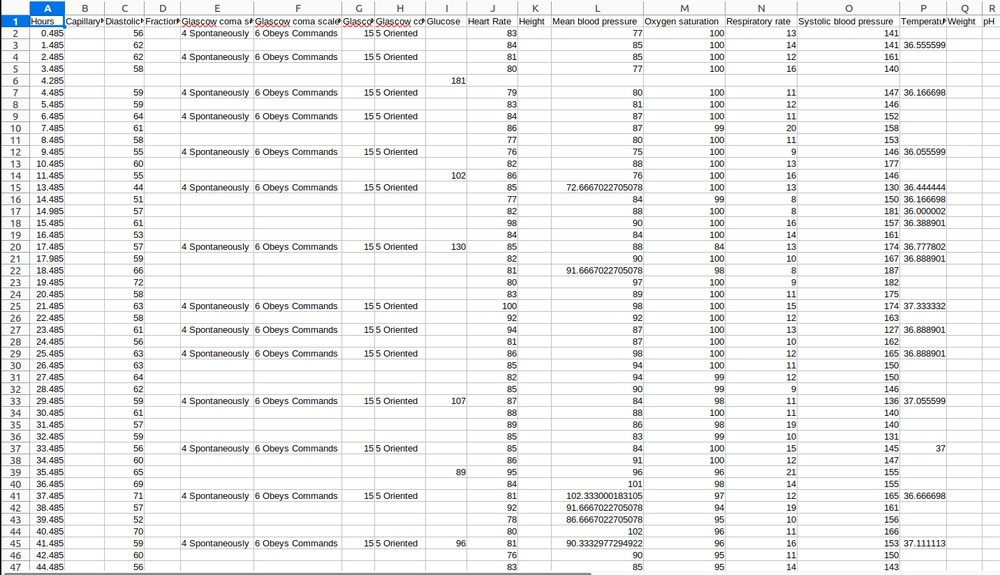
#> input picture backend/mj_stats.jpg, 1000 x 575 px, shrunk from 1432 x 824 before the run
$ python multi_column_OCR.py --image mj_stats.jpg --output results.csv   (older library calls are emulated)
#> lines starting #> are read from the running program, lines starting #| are printed output that depends on the picture; after the words box and inside, x2 and y2 are one past the last pixel; in counts of white or black regions, pixels touching at a corner belong together
#python multi_column_OCR.py --image mj_stats.jpg --output results.csv
# import the necessary packages
from sklearn.cluster import AgglomerativeClustering
from pytesseract import Output
from tabulate import tabulate
import pandas as pd
import numpy as np
import pytesseract
import argparse
import imutils
import cv2

# construct the argument parser and parse the arguments
ap = argparse.ArgumentParser()
ap.add_argument("-i", "--image", required=True,
	help="path to input image to be OCR'd")
ap.add_argument("-o", "--output", default='result.csv',
	help="path to output CSV file")
ap.add_argument("-c", "--min-conf", type=int, default=0,
	help="minimum confidence value to filter weak text detection")
ap.add_argument("-d", "--dist-thresh", type=float, default=25.0,
	help="distance threshold cutoff for clustering")
ap.add_argument("-s", "--min-size", type=int, default=2,
	help="minimum cluster size (i.e., # of entries in column)")
args = vars(ap.parse_args())

# set a seed for our random number generator
np.random.seed(42)
# load the input image and convert it to grayscale
image = cv2.imread(args["image"])
#> image is the input picture: shape (575, 1000, 3); mean B, G, R 239.6, 239.6, 239.4
gray = cv2.cvtColor(image, cv2.COLOR_BGR2GRAY)

# initialize a rectangular kernel that is ~5x wider than it is tall,
# then smooth the image using a 3x3 Gaussian blur and then apply a
# blackhat morphological operator to find dark regions on a light
# background
kernel = cv2.getStructuringElement(cv2.MORPH_RECT, (51, 11))
gray = cv2.GaussianBlur(gray, (3, 3), 0)
blackhat = cv2.morphologyEx(gray, cv2.MORPH_BLACKHAT, kernel)
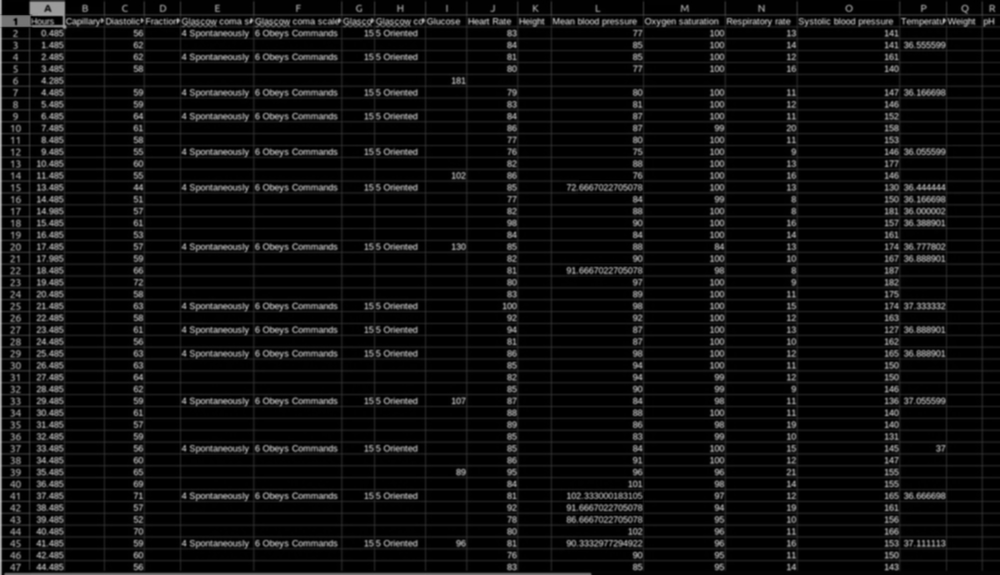
#> blackhat: shape (575, 1000); min 0, max 181, mean 14.7
# compute the Scharr gradient of the blackhat image and scale the
# result into the range [0, 255]
grad = cv2.Sobel(blackhat, ddepth=cv2.CV_32F, dx=1, dy=0, ksize=-1)
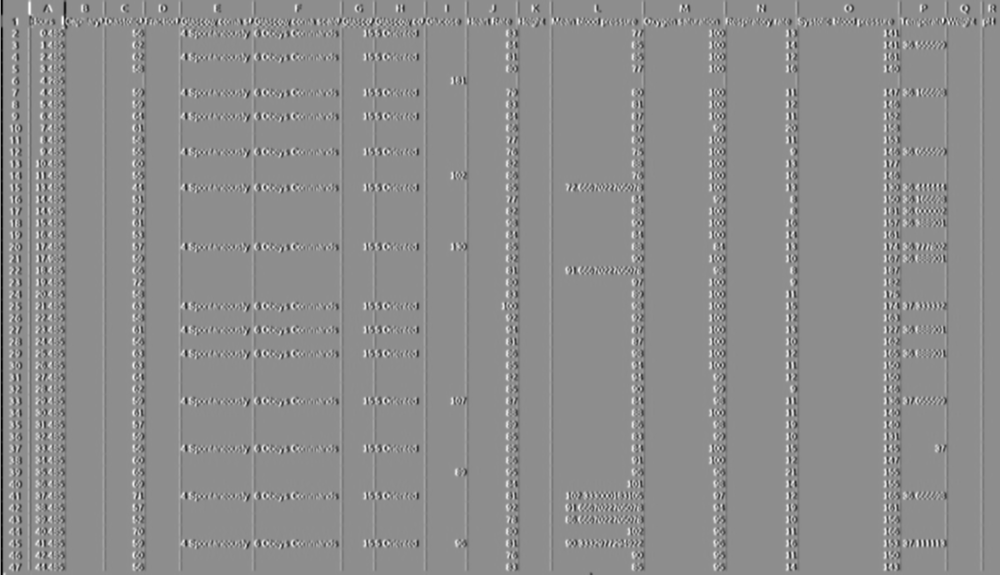
#> grad: shape (575, 1000) float32; min -2391, max 1907, mean -4.4; drawn with min black and max white
grad = np.absolute(grad)
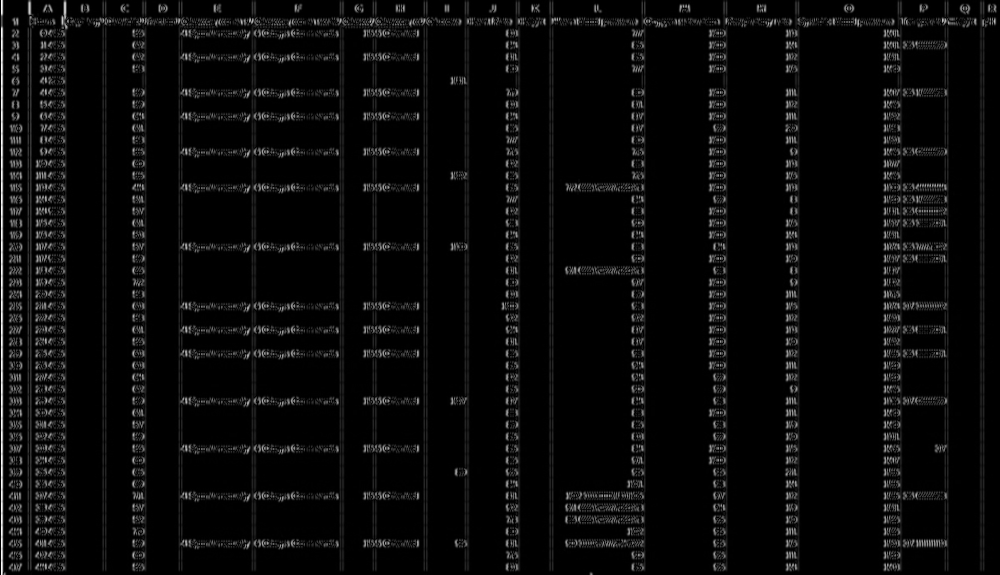
#> grad: shape (575, 1000) float32; min 0, max 2391, mean 98.3; drawn with min black and max white
(minVal, maxVal) = (np.min(grad), np.max(grad))
#> minVal = 0; maxVal = 2391
grad = (grad - minVal) / (maxVal - minVal)
grad = (grad * 255).astype("uint8")
# apply a closing operation using the rectangular kernel to close
# gaps in between characters, apply Otsu's thresholding method, and
# finally a dilation operation to enlarge foreground regions
grad = cv2.morphologyEx(grad, cv2.MORPH_CLOSE, kernel)
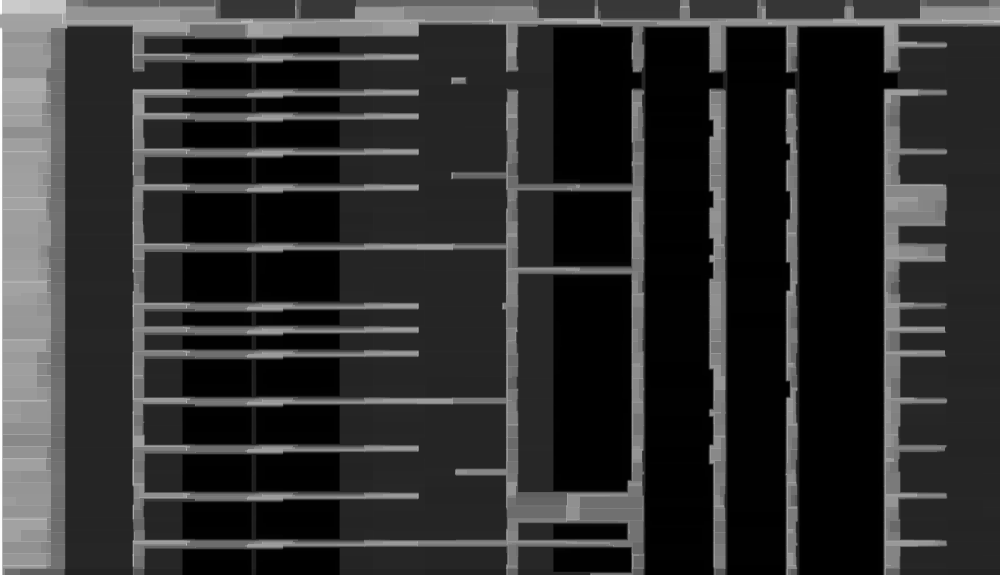
#> grad: shape (575, 1000); min 0, max 255, mean 46.8
thresh = cv2.threshold(grad, 0, 255,
	cv2.THRESH_BINARY | cv2.THRESH_OTSU)[1]
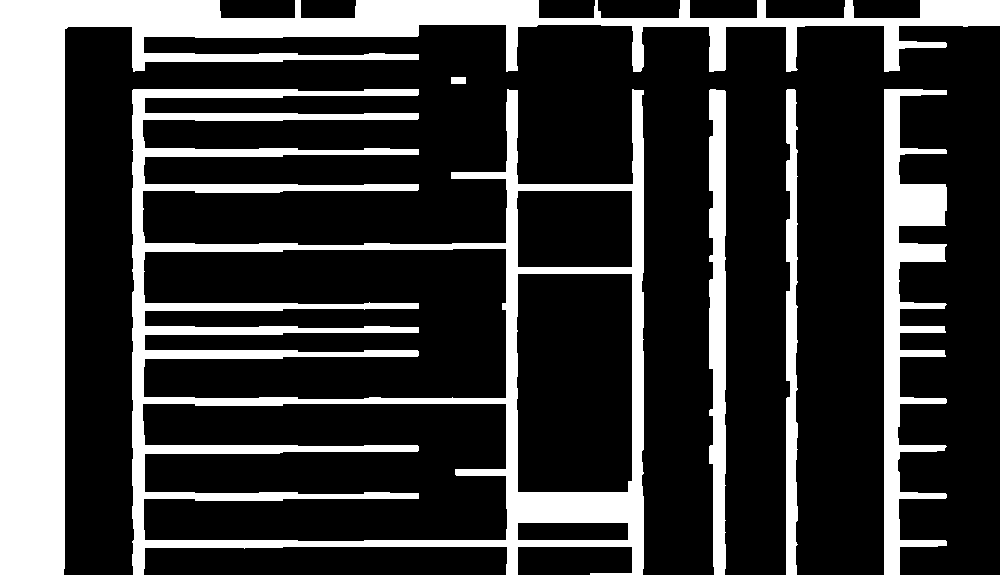
#> thresh: shape (575, 1000); 23.7% white; 6 white regions, box (x1, y1, x2, y2) and area: (0, 0, 1000, 575) 62073, (132, 89, 644, 575) 49300, (884, 89, 947, 575) 13107, (709, 89, 726, 575) 7109, (786, 89, 798, 575) 4849, (451, 77, 466, 84) 105
thresh = cv2.dilate(thresh, None, iterations=3)
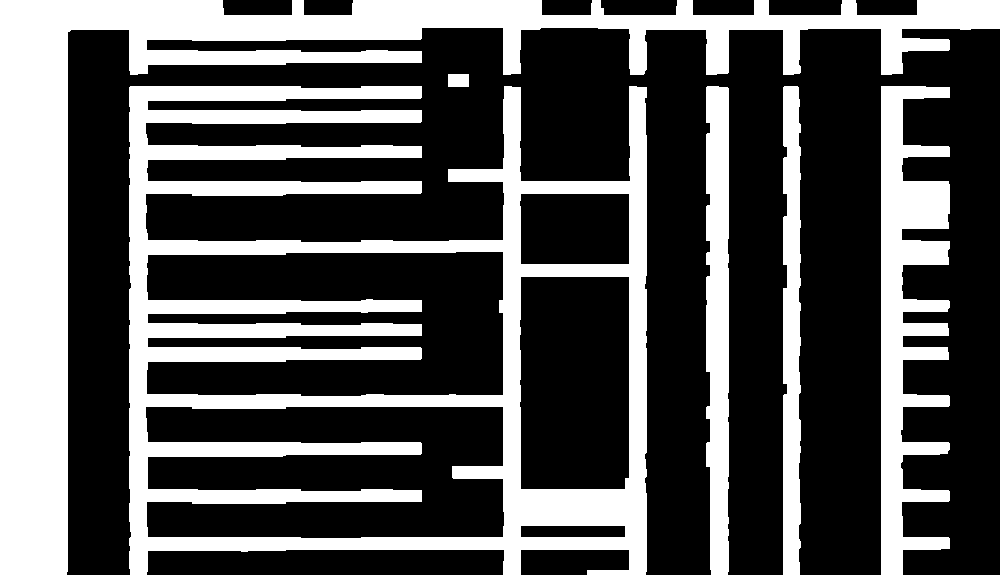
#> thresh: shape (575, 1000); 33.6% white; 6 white regions
cv2.imshow("Thresh", thresh)

# find contours in the thresholded image and grab the largest one,
# which we will assume is the stats table
cnts = cv2.findContours(thresh.copy(), cv2.RETR_EXTERNAL,
	cv2.CHAIN_APPROX_SIMPLE)
#> cnts = 6 contours; box (x1, y1, x2, y2) and area: (129, 86, 647, 575) 189330, (0, 0, 1000, 575) 70012, (881, 86, 950, 575) 18241, (706, 86, 729, 575) 9787, (783, 86, 801, 575) 7524, (448, 74, 469, 87) 240
cnts = imutils.grab_contours(cnts)
tableCnt = max(cnts, key=cv2.contourArea)
#> tableCnt = contour of 271 points, box (x1, y1, x2, y2) (129, 86, 647, 575), area 189330
# compute the bounding box coordinates of the stats table and extract
# the table from the input image
(x, y, w, h) = cv2.boundingRect(tableCnt)
#> x = 129; y = 86; w = 518; h = 489
table = image[y:y + h, x:x + w]
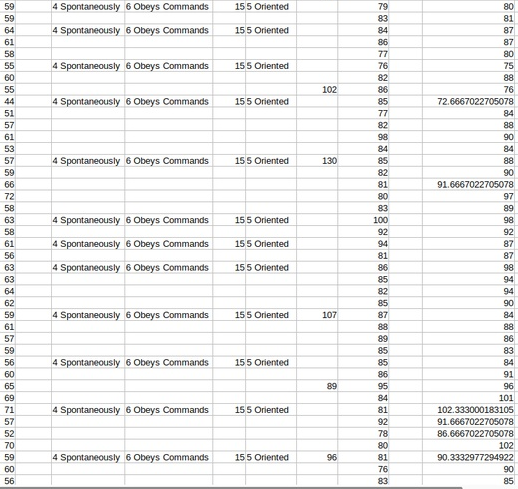
#> table: shape (489, 518, 3); mean B, G, R 240.2, 240.4, 240.3
# show the original input image and extracted table to our screen
cv2.imshow("Input", image)
cv2.imshow("Table", table)

# set the PSM mode to detect sparse text, and then localize text in
# the table
options = "--psm 6"
#> (the run stopped early here; a loop or call above may not have finished)
